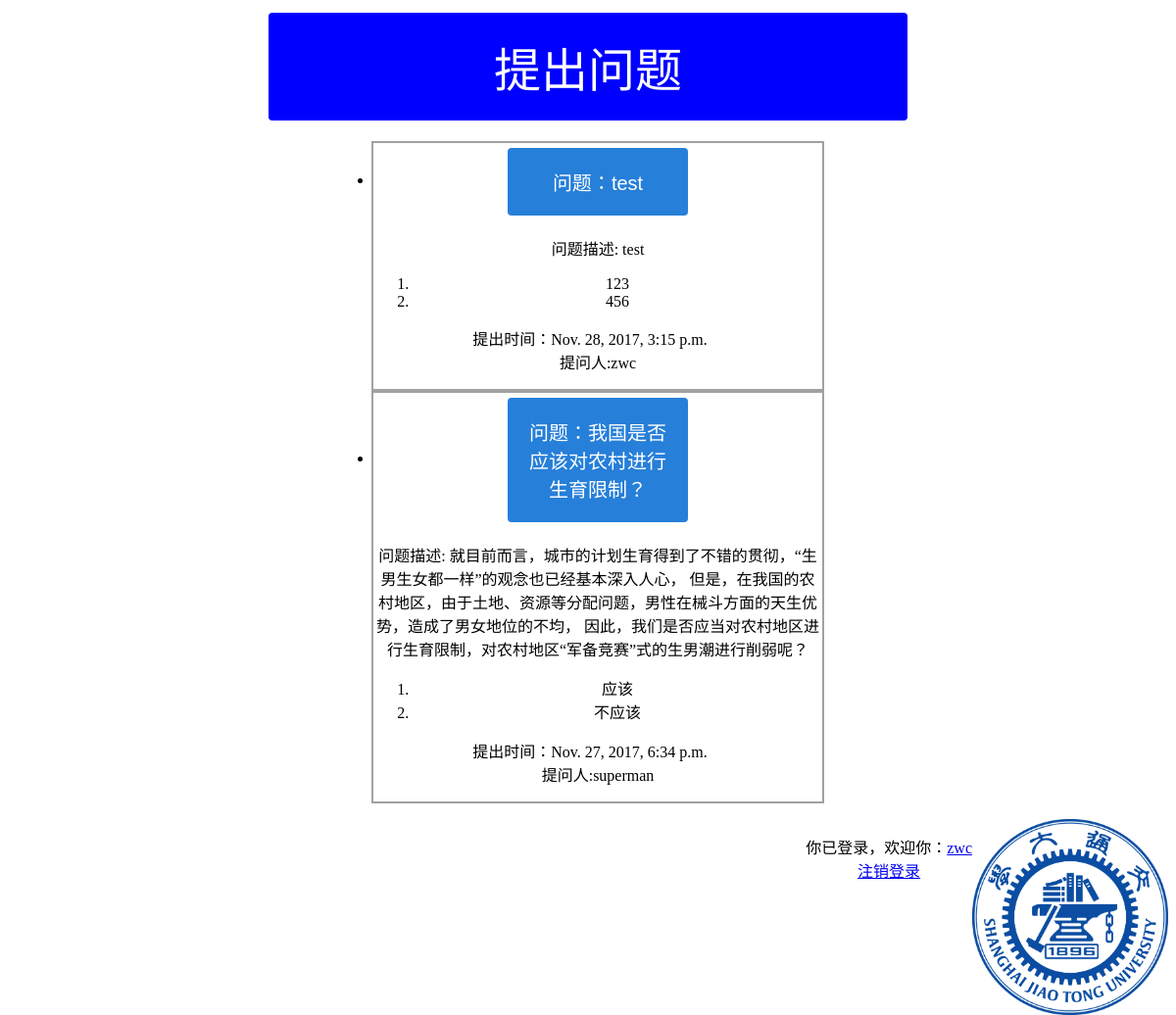
/polls/ (signed in), run on the app's committed database.
### polls/models.py (models this page shows, shortened)
@python_2_unicode_compatible  # only if you need to support Python 2
class Question(models.Model):
    question_text = models.CharField(max_length=50)
    question_detail=models.CharField(max_length=500)
    pub_date = models.DateTimeField(default = timezone.now)
    questioner_name = models.CharField(max_length=50)
    question_appreciation=models.IntegerField(default=0)
    def was_published_recently(self):
        now = timezone.now()
        return now - datetime.timedelta(days=1) <= self.pub_date <= now
    was_published_recently.admin_order_field = 'pub_date'
    was_published_recently.boolean = True
    was_published_recently.short_description = 'Published recently?'

@python_2_unicode_compatible  # only if you need to support Python 2
class Choice(models.Model):
    question = models.ForeignKey(Question, on_delete=models.CASCADE)
    choice_text = models.CharField(max_length=200)
    votes = models.IntegerField(default=0)
    def __str__(self):
        return self.choice_text

### users/models.py (models this page shows)
class User(AbstractUser):
    nickname = models.CharField(max_length=50, blank=True)
    voted_questions = models.CharField(max_length=500, blank=True)
    liked_questions = models.CharField(max_length=500,blank=True)
    class Meta(AbstractUser.Meta):
        pass

### polls/views.py (the view)
def index(request):
    latest_question_list = Question.objects.order_by('-pub_date')[:5]
    context = {'latest_question_list': latest_question_list}
    return render(request, 'polls/index.html', context)

### templates/polls/index.html (shortened to what this page needs)
<!DOCTYPE>
{% load static %}
<html>
<head>
<link rel="stylesheet" type="text/css" href="/static/style.css" />
</head>
<body>
{% if latest_question_list %}
	<a href={% url 'polls:raiseQuestion' %}>
	<button class="button" style="vertical-align:middle" id="but1"><span>提出问题</span></button>
    <ul>
    {% for question in latest_question_list %}
        <div class="que">
		<li><a href="{% url 'polls:detail' question.id %}">
        	<button style="vertical-align:middle" class="but2">
			<span>
		     问题：{{ question.question_text}}
		    </span></button>
			</a>
		</li>
        	<p>问题描述: {{question.question_detail}}</p>
        	<ol>
        	{% for choice in question.choice_set.all %}
				<li>{{choice}}
                </li>
        	{% endfor %}
            </ol>
            <p>提出时间：{{question.pub_date}} &nbsp;&nbsp;&nbsp;
		 <br>
		 提问人:{{question.questioner_name}}</p>
		</div>
    {% endfor %}
    </ul>
{% else %}
    <p>No polls are available.</p>
{% endif %}
</body>
<img src="/static/sjtu.png" alt="SJTU" width="200" height="200" style="float:right;">
<div style="float:right;position:relative;right:00px;">
{% if user.is_authenticated %}
    <p>你已登录，欢迎你：<a href="#">{{ user.username }}</a>
    <a href="{% url 'logout' %}?next={{ request.path }}">
	<br>
	注销登录</a>
    </p>
	{% else %}
    <p>你还没有登录，请
    <a href="{% url 'login' %}?next={{ request.path }}">登录</a>
    或者
    <a href="{% url 'users:register' %}?next={{ request.path }}">注册</a>
    </p>
{% endif %}
</div>
</html>

### static/style.css (style rules this page uses)
#but1 { display: inline-block; border-radius: 4px; background-color: blue; border: none; color: #FFFFFF; text-align: center; font-size: 48px; padding: 20px; width: 55%; transition: all 0.5s; cursor: pointer; margin: 5px; }
#but1 span { cursor: pointer; display: inline-block; position: relative; transition: 0.5s; }
#but1 span:after { content: '>>>'; position: absolute; opacity: 0; top: 0; right: 20px; transition: 0.5s; }
.but2 { display: inline-block; border-radius: 4px; background-color: #267fd9; border: none; color: #FFFFFF; text-align: center; font-size: 20px; padding: 20px; width: 40%; transition: all 0.5s; cursor: pointer; margin: 5px; }
.but2 span { cursor: pointer; display: inline-block; position: relative; transition: 0.5s; }
.but2 span:after { content: '<<<'; position: absolute; opacity: 0; top: 0; left: 20px; transition: 0.5s; }
.que { border:2px solid #a1a1a1; background:#FFFFFF; width:40%; position:relative; right:10px; margin-left:auto; margin-right:auto; }

### data on the page
Question: question_text "test", question_detail "test", pub_date "Nov. 28, 2017, 3:15 p.m.", questioner_name "zwc"
Choice: choice_text "123"
Choice: choice_text "456"
Question: question_text "我国是否应该对农村进行生育限制？", question_detail "就目前而言，城市的计划生育得到了不错的贯彻，“生男生女都一样”的观念也已经基本深入人心， 但是，在我国的农村地区，由于土地、资源等分配问题，男性在械斗方面的天生优势，造成了男女地位的不均， 因此，我们是否应当对农村地区进行生育限制，对农村地区“军备竞赛”式的生男潮进行削弱呢？", pub_date "Nov. 27, 2017, 6:34 p.m.", questioner_name "superman"
Choice: choice_text "应该"
Choice: choice_text "不应该"
User: username "zwc"
